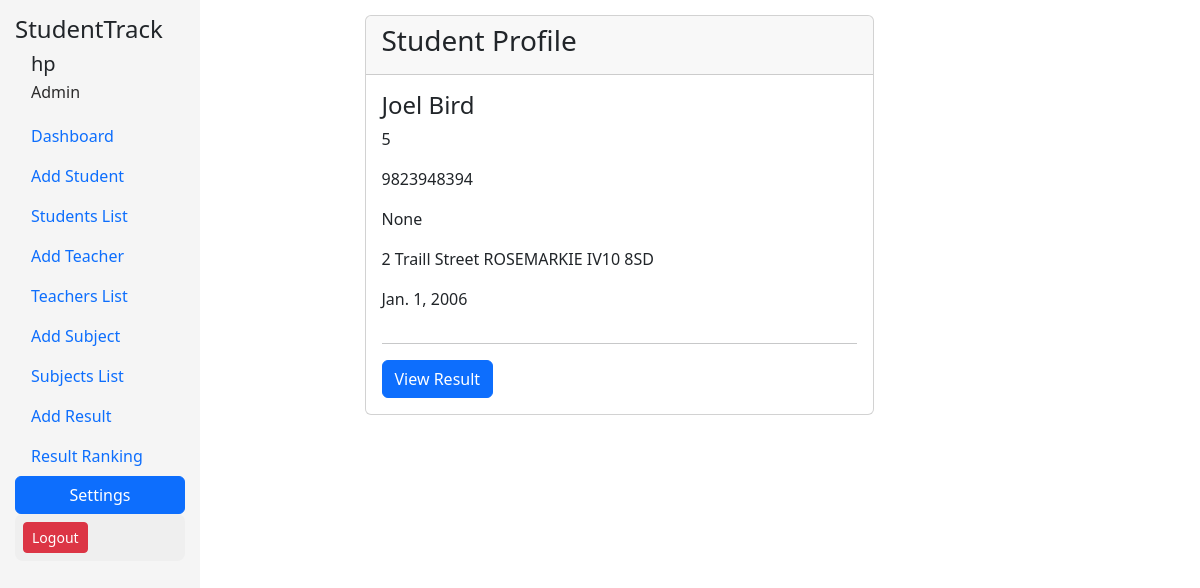
/studentprofile/5 (signed in), run on an earlier commit of the app's database.
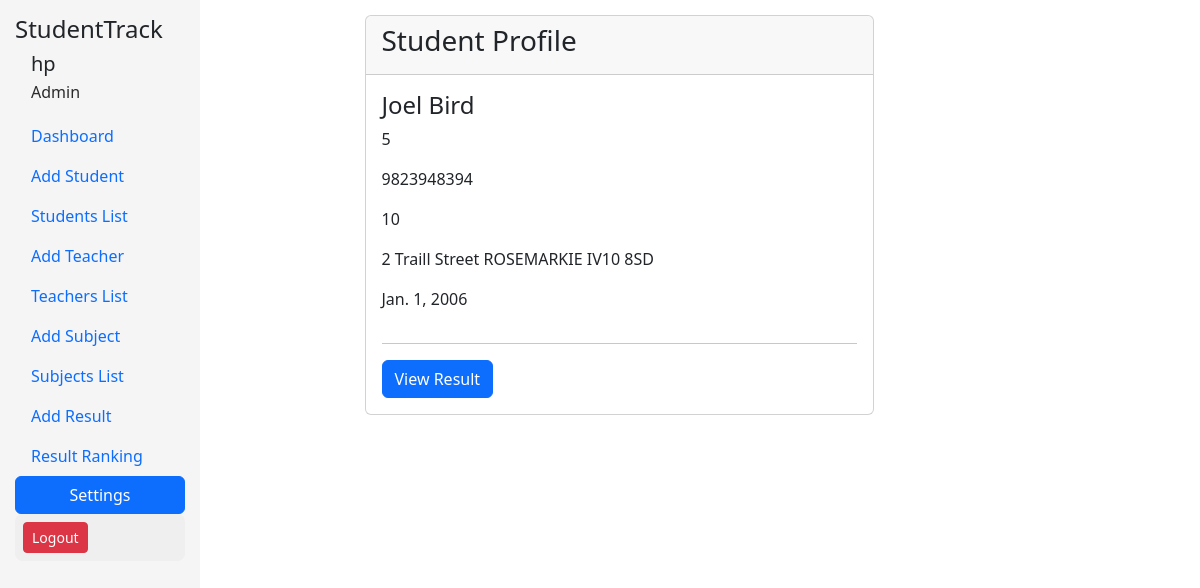
And on a later commit of the database.
### smsapp/models.py (models this page shows)
class Student(models.Model):
    name = models.CharField(max_length=300, null=True)
    grade = models.CharField(max_length=10, null=True)
    number = models.CharField(max_length=15, null=True)
    address = models.TextField(max_length=500, null=True)
    date_of_birth = models.DateField(null=True)
    def __str__(self):
        return f"{self.name}"

### smsapp/views.py (the view)
# urls.py: path('studentprofile/<int:sid>', views.studentprofile, name='studentprofile'),
@login_required(login_url='/userlogin')
def studentprofile(request, sid):
    studen = get_object_or_404(Student, id=sid)
    print(studen)
    student_ranks = Student.objects.annotate(total_marks = Sum('student__marks')).order_by('-total_marks')
    rank = -1
    for index, rank in enumerate(student_ranks, start=1):
        if rank.id == sid:
            rank = index
            print(index)
    print("_________________", rank)
    context = {'student': studen, 'rank': rank}
    return render(request, "studentprofile.html", context)

### templates/studentprofile.html (shortened to what this page needs)
{% extends 'base.html' %}
{% block body %}
<div class="row">
  {% include 'sidebar.html'%}
    <div class="col-md-10">
      <div class="content">
        <div class="row">
            <div class="col-md-10">
<div class="container">
    <div class="row justify-content-center">
      <div class="col-md-8">
        <div class="card">
          <div class="card-header">
            <h3 class="card-title">Student Profile</h3>
          </div>
          <div class="card-body">
            <div class="row">
              <div class="col-md-8">
                <h4>{{student.name}}</h4>
                <p>{{student.id}}</p>
                <p>{{student.number}}</p>
                <p>{{student.grade}}</p>
                <p>{{student.address}}</p>
                <p>{{student.date_of_birth}}</p>
              </div>
            </div>
            <hr>
            <div class="row">
              <div class="col-md-12">
                <button class="btn btn-primary" onclick="window.location=href='{% url 'viewresult' student.id %}';">
                    View Result
                </button>
              </div>
            </div>
          </div>
        </div>
      </div>
    </div>
  </div>
    </div>
    </div>
      </div>
    </div>
  </div>
  {% endblock body %}

What changed in the data, as far as the page shows it:
changed Student "Joel Bird": grade "None" → "10"
